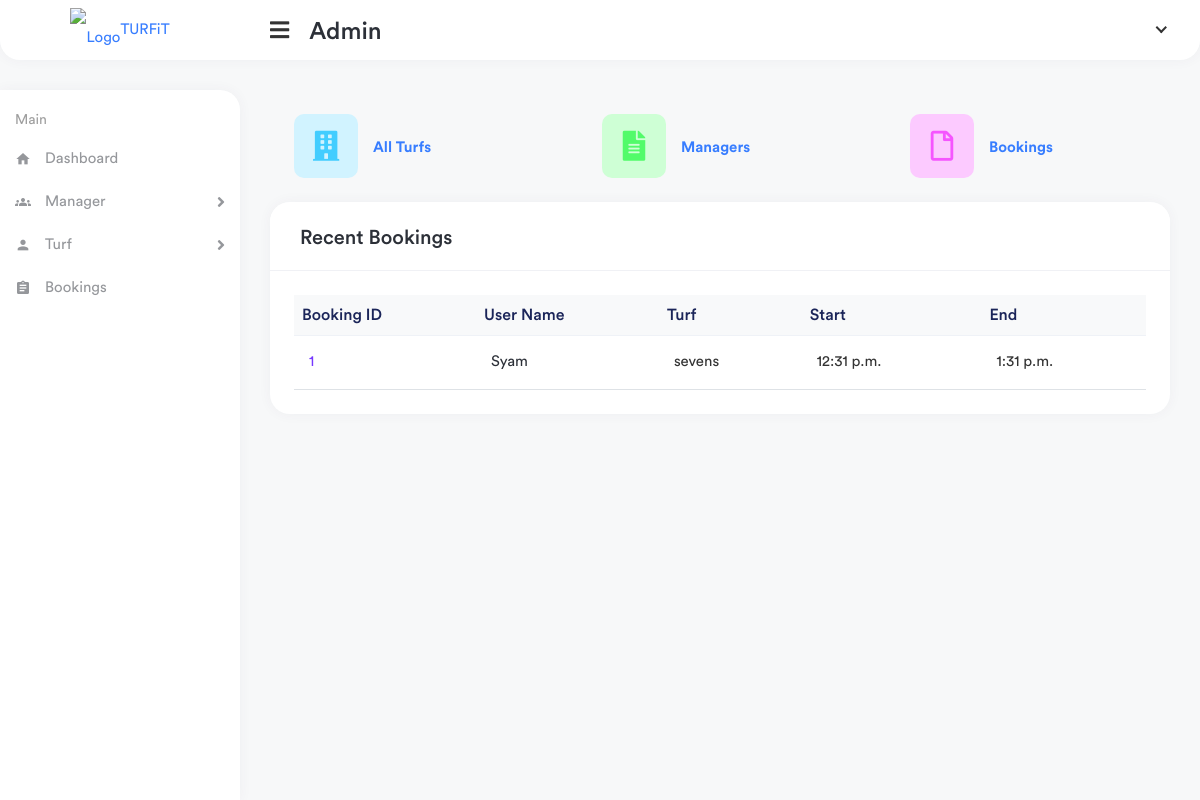
/app1/home, run on an earlier commit of the app's database.
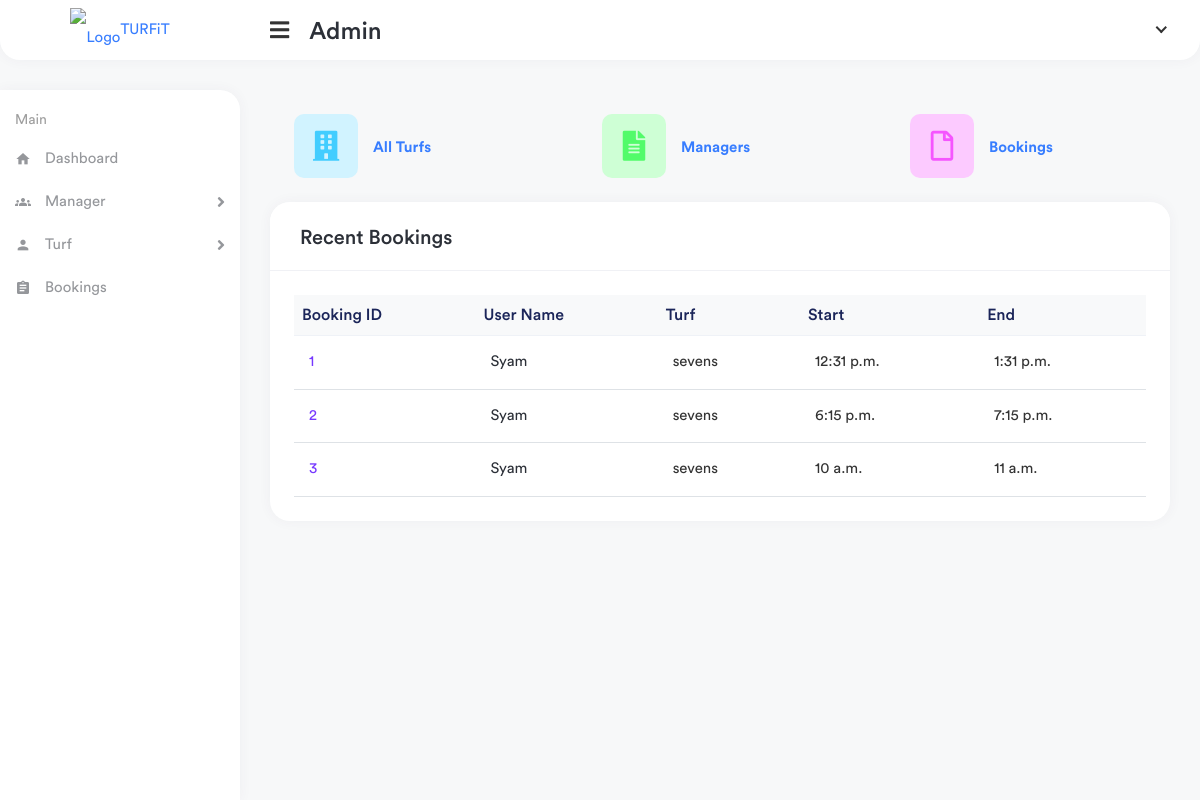
And on a later commit of the database.
### manager/models.py (models this page shows, shortened)
class TimeSlot(models.Model):
    turf = models.ForeignKey(Turf,on_delete=models.CASCADE,null=True)
    manager = models.ForeignKey(TurfManager,on_delete=models.CASCADE,null=True)
    start_time = models.TimeField()
    end_time = models.TimeField()
    is_booked = models.BooleanField(default=True)
    status = models.IntegerField(default=0)
    turf_user = models.ForeignKey(TurfUser,on_delete=models.CASCADE,null=True)
    price = models.CharField(max_length=100)
    date_for_book = models.DateField()

class Turf(models.Model):
    manager = models.ForeignKey(TurfManager, on_delete=models.CASCADE, null=True)
    turf_name = models.CharField(max_length=100)
    turf_place = models.CharField(max_length=100)
    phone = models.CharField(max_length=100)
    turf_image = models.ImageField( upload_to="image/testimagemodel/")

### website/models.py (models this page shows, shortened)
class TurfUser(models.Model):
    user = models.OneToOneField(User,on_delete=models.CASCADE)
    name = models.CharField(max_length=100)
    phone = models.CharField(max_length=100)
    email = models.EmailField()

### app1/views.py (the view)
# urls.py: path('home',views.home,name="home"),
def home(request):
    bookings = TimeSlot.objects.filter(status=1).all()
    context = {
        'bookings' : bookings
    }
    return render(request,'app1/index.html',context)

### templates/app1/index.html (shortened to what the changed rows need)
{% extends 'app1/partials/base.html' %}
{% load static %}
{% block content %}
        <div class="page-wrapper">
            <div class="content container-fluid">
                <div class="row">
                    <div class="col-md-12 col-sm-12">
                        <div class="card">
                            <div class="card-body">
                                <div class="table-responsive">
                                    <table class="table table-stripped table-hover datatable">
                                        <thead class="thead-light">
                                            <tr>
                                                <th>Booking ID</th>
                                                <th>User Name</th>
                                                <th>Turf</th>
                                                <th>Start</th>
                                                <th>End</th>
                                            </tr>
                                        </thead>
                                        <tbody>
                                            {% for book in bookings %}
                                            <tr>
                                                <td  > <a href="#" class="invoice-link">{{ book.id }}</a> </td>
                                                <td>
                                                    <h2 class="table-avatar">
                                                        {{ book.turf_user.name }}
                                                    </h2>
                                                </td>
                                                <td>{{ book.turf.turf_name }}</td>
                                                <td>{{ book.start_time }}</td>
                                                <td>{{ book.end_time }}</td>
                                            </tr>
                                            {% endfor %}
                                        </tbody>
                                    </table>
                                </div>
                            </div>
                        </div>
                    </div>
                </div>
            </div>
        </div>
   {% endblock %}

What changed in the data, as far as the page shows it:
added TimeSlot: id "2", turf_user.name "Syam", turf.turf_name "sevens", start_time "6:15 p.m.", end_time "7:15 p.m."
added TimeSlot: id "3", turf_user.name "Syam", turf.turf_name "sevens", start_time "10 a.m.", end_time "11 a.m."
